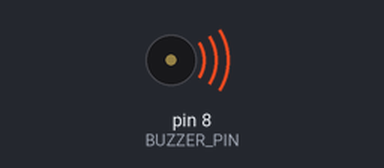
Bench run of a sketch on a simulated Arduino Uno, built with avr-gcc and run on an emulated ATmega328P. Parts: buzzer (waves = sounding).

Above: at 0.03 s.
Timing chart, 0 to 3.0 s (numbered marks = the images above):
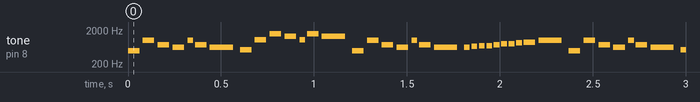

The sketch:

Pacman.ino
```cpp
#include "pitches.h"

#define BUZZER_PIN 8

int melody[] = {
  NOTE_B4, NOTE_B5, NOTE_FS5, NOTE_DS5,
  NOTE_B5, NOTE_FS5, NOTE_DS5, NOTE_C5,
  NOTE_C6, NOTE_G6, NOTE_E6, NOTE_C6, NOTE_G6, NOTE_E6,

  NOTE_B4, NOTE_B5, NOTE_FS5, NOTE_DS5, NOTE_B5,
  NOTE_FS5, NOTE_DS5, NOTE_DS5, NOTE_E5, NOTE_F5,
  NOTE_F5, NOTE_FS5, NOTE_G5, NOTE_G5, NOTE_GS5, NOTE_A5, NOTE_B5
};

int durations[] = {
  16, 16, 16, 16,
  32, 16, 8, 16,
  16, 16, 16, 32, 16, 8,

  16, 16, 16, 16, 32,
  16, 8, 32, 32, 32,
  32, 32, 32, 32, 32, 16, 8
};

void setup()
{
  pinMode(BUZZER_PIN, OUTPUT);
}

void loop()
{
  int size = sizeof(durations) / sizeof(int);

  for (int note = 0; note < size; note++) {
    //to calculate the note duration, take one second divided by the note type.
    //e.g. quarter note = 1000 / 4, eighth note = 1000/8, etc.
    int duration = 1000 / durations[note];
    tone(BUZZER_PIN, melody[note], duration);

    //to distinguish the notes, set a minimum time between them.
    //the note's duration + 30% seems to work well:
    int pauseBetweenNotes = duration * 1.30;
    delay(pauseBetweenNotes);

    //stop the tone playing:
    noTone(BUZZER_PIN);
  }
}
```

pitches.h
```cpp
/*************************************************

 * Public Constants

 *************************************************/

#define REST      0
#define NOTE_B0  31
#define NOTE_C1  33
#define NOTE_CS1 35
#define NOTE_D1  37
#define NOTE_DS1 39
#define NOTE_E1  41
#define NOTE_F1  44
#define NOTE_FS1 46
#define NOTE_G1  49
#define NOTE_GS1 52
#define NOTE_A1  55
#define NOTE_AS1 58
#define NOTE_B1  62
#define NOTE_C2  65
#define NOTE_CS2 69
#define NOTE_D2  73
#define NOTE_DS2 78
#define NOTE_E2  82
#define NOTE_F2  87
#define NOTE_FS2 93
#define NOTE_G2  98
#define NOTE_GS2 104
#define NOTE_A2  110
#define NOTE_AS2 117
#define NOTE_B2  123
#define NOTE_C3  131
#define NOTE_CS3 139
#define NOTE_D3  147
#define NOTE_DS3 156
#define NOTE_E3  165
#define NOTE_F3  175
#define NOTE_FS3 185
#define NOTE_G3  196
#define NOTE_GS3 208
#define NOTE_A3  220
#define NOTE_AS3 233
#define NOTE_B3  247
#define NOTE_C4  262
#define NOTE_CS4 277
#define NOTE_D4  294
#define NOTE_DS4 311
#define NOTE_E4  330
#define NOTE_F4  349
#define NOTE_FS4 370
#define NOTE_G4  392
#define NOTE_GS4 415
#define NOTE_A4  440
#define NOTE_AS4 466
#define NOTE_B4  494
#define NOTE_C5  523
#define NOTE_CS5 554
#define NOTE_D5  587
#define NOTE_DS5 622
#define NOTE_E5  659
#define NOTE_F5  698
#define NOTE_FS5 740
#define NOTE_G5  784
#define NOTE_GS5 831
#define NOTE_A5  880
#define NOTE_AS5 932
#define NOTE_B5  988
#define NOTE_C6  1047
#define NOTE_CS6 1109
#define NOTE_D6  1175
#define NOTE_DS6 1245
#define NOTE_E6  1319
#define NOTE_F6  1397
#define NOTE_FS6 1480
#define NOTE_G6  1568
#define NOTE_GS6 1661
#define NOTE_A6  1760
#define NOTE_AS6 1865
#define NOTE_B6  1976
#define NOTE_C7  2093
#define NOTE_CS7 2217
#define NOTE_D7  2349
#define NOTE_DS7 2489
#define NOTE_E7  2637
#define NOTE_F7  2794
#define NOTE_FS7 2960
#define NOTE_G7  3136
#define NOTE_GS7 3322
#define NOTE_A7  3520
#define NOTE_AS7 3729
#define NOTE_B7  3951
#define NOTE_C8  4186
#define NOTE_CS8 4435
#define NOTE_D8  4699
#define NOTE_DS8 4978
```

Measured:
- by itself, tone on pin 8 (BUZZER_PIN): plays 494 Hz for 0.06 s, 988 Hz for 0.06 s, 740 Hz for 0.06 s, 622 Hz for 0.06 s, 988 Hz for 0.03 s, 740 Hz for 0.06 s … (1701 notes in this stretch)
